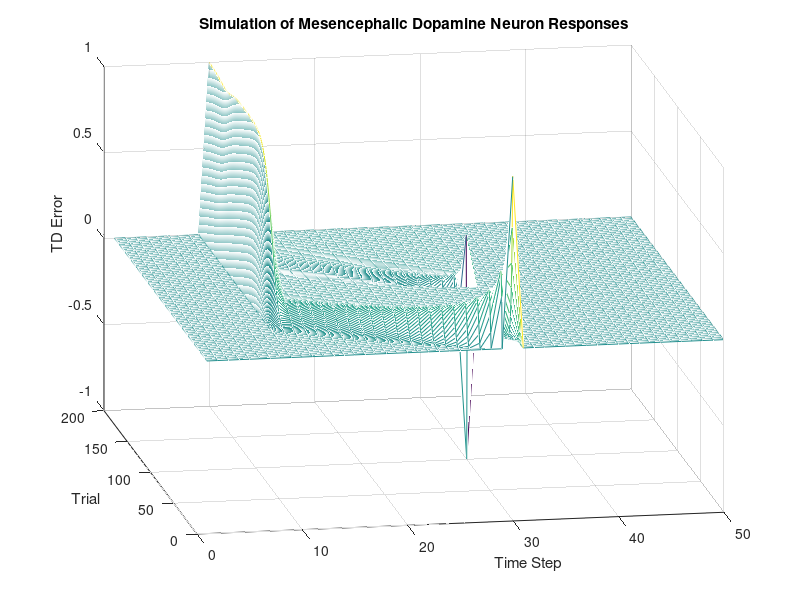

Write the MATLAB code that produced this figure.
% script tdmds.m
% this script produces a simulation of
% the mesencehpalic dopamine system

% set numbers of inputs, time steps, 
% and trials, and learning rate;
% zero weights and values
a=0.3;
ntrials=200;
ntimes=50;

x=zeros(ntimes,1);
y=zeros(ntimes,1);
v=zeros(ntimes,1);
r=zeros(ntimes,1);
z=zeros(ntimes,1);
tcourse=zeros(ntrials,ntimes);

% set time of cue and reward
qtime=10;
rtime=30;

% set input and reward vectors
x(qtime:rtime-1)=1;

% perform TD learning -- reward
% presentation times can be varied
for i=1:ntrials,
    r(rtime)=1;
    if i==ntrials/2, r(rtime)=0; end
    y=[0; diff(v.*x)];
    z=y+r;
    v=v+a*[z(2:ntimes);z(1)];
    tcourse(i,:)=z';
end
    
% plot out results
clf
mesh(tcourse)
view([-10,20])
title('Simulation of Mesencephalic Dopamine Neuron Responses')
xlabel('Time Step')
ylabel('Trial')
zlabel('TD Error')

